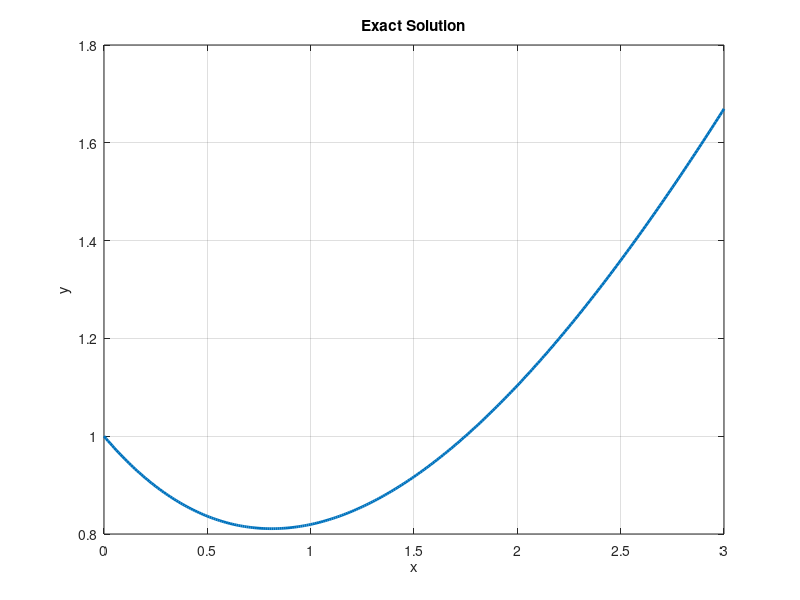
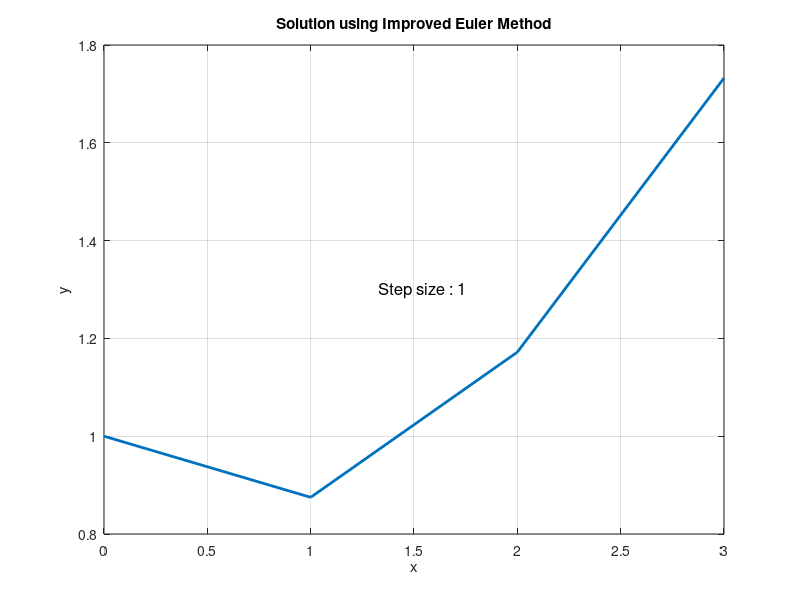
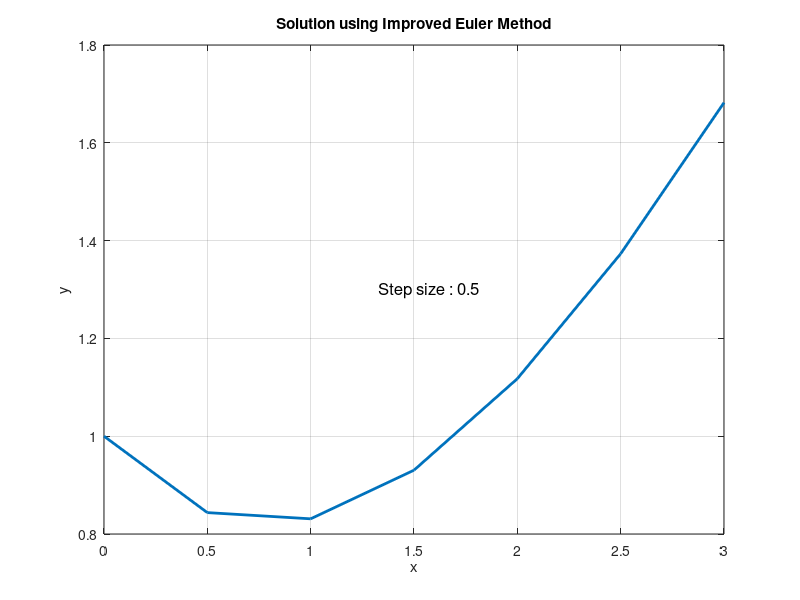
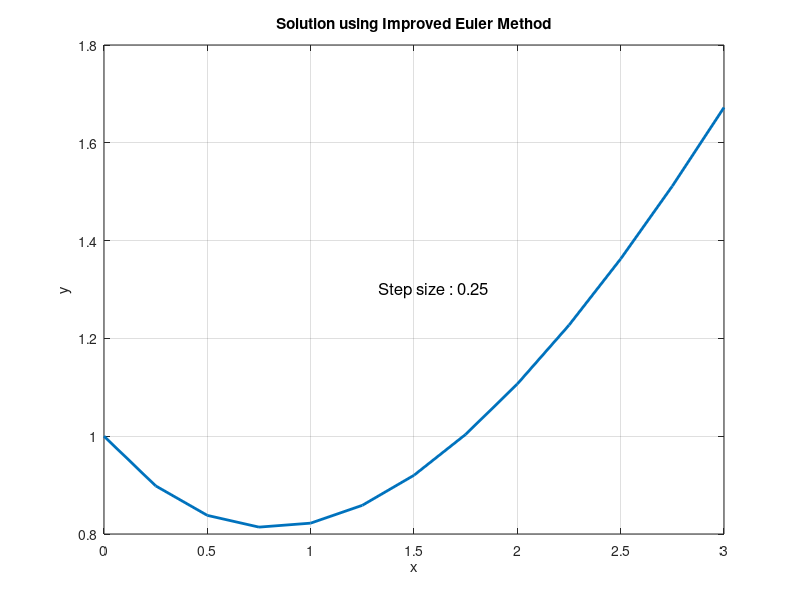

Write the MATLAB code that produced these figures, in order.
clc , close all ; 
clf , clear all ; 
%%%%%%%%%%%%%%%%%%%%%%%%%%%%%%%%%%%%%%%%%%%%%%%%%%%%%%%%%%%%%%%%%%%%%%%%%%
% Improved Euler's Method
f = @(x,y) (x-y)/2 ;
% Plotting actual value using exact solution
actual_ans = @(x) 3*exp(-x/2) - 2 + x ; 
x = 0 : .01 : 3 ;
y = actual_ans(x) ;
plot(x,y,'LineWidth',2) ;
title('Exact Solution','LineWidth',2) ;
xlabel('x','LineWidth',2) ;
ylabel('y','LineWidth',2) ;
grid on ;
actual_value = actual_ans(3) ;
fprintf('Actual value of y(3) : %f\n\n',actual_value) ;

% Code for Euler's Method to solve ODE 
for k = 1 : 4          % Loop for changing step size
    step_size = [1 1/2 1/4 1/8] ;
    max_value = 3 ; 
    n = max_value / step_size(k) ; 
    x = [] ; 
    y = [] ;
    % Initial value
    x(1) = 0 ;  
    y(1) = 1 ; 
    for i = 1 : n ; 
        p = y(i) + step_size(k) * f(x(i),y(i)) ;
        x(i+1) = x(i) + step_size(k) ;
        y(i+1) = y(i) + step_size(k) * .5 * (f(x(i),y(i))+f(x(i+1),p)) ;
    end
    figure ; 
    plot(x,y,'LineWidth',2) ;
    title('Solution using Improved Euler Method','LineWidth',2) ;
    xlabel('x') ;
    ylabel('y') ; 
    % adding step size to the figure
    string = num2str(step_size(k)) ;
    string = [ 'Step size : ' string ] ;
    text(1.33,1.3,string,'FontSize',12) ;
    grid on ;
    fprintf('For step size %.3f y(3) = %f\n',step_size(k),y(i+1)) ;
    error = (abs(actual_value-y(i+1))/actual_value) * 100 ;
    fprintf('Percentage of error %.2f%%\n\n',error) ;
end

